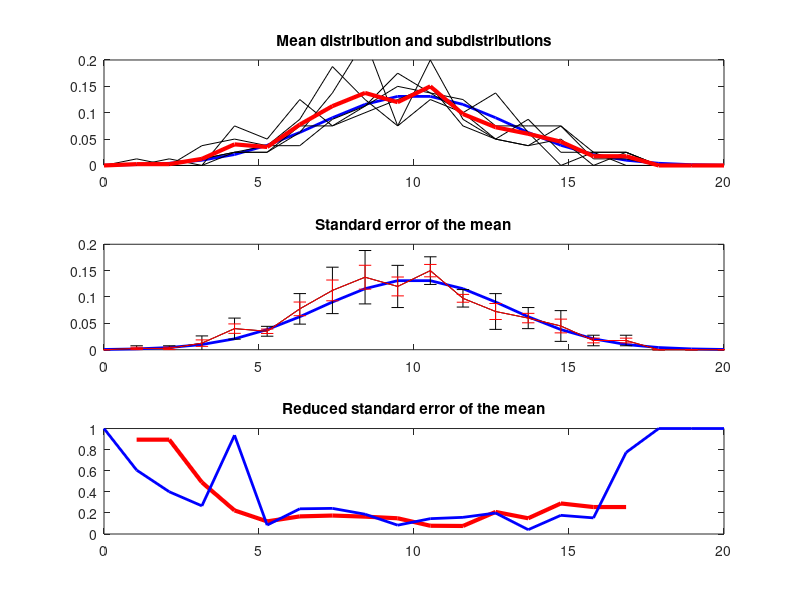

The MATLAB script that drew this image:
function SEM()
  close all;

  % Sample a distribution and calculate a standard error for the accuracy of the estimated probability density. 

  %================================
  % USER INPUT  
  % Settings to create a distribution
  Nsamples=400
  mu=10.0
  sigma=3.0
  distr=zeros(1,Nsamples);
  for i=1:Nsamples
    distr(i)=abs(normrnd(mu,sigma));
  end

  % Settings for binning
  xmin=0;
  xmax=20;
  Nbins=20;

  % Settings for statistical analysis
  Nsplit=5; % In order to define a standard error, the distribution is split in Nsplit subdistributions. It should be checked that the value of Nsplit does not significantly alter the final result. 
  %================================ 


  %================================
  % MAKE HISTOGRAM OF FULL DATA SET
  x=linspace(xmin,xmax,Nbins);
  P=getProbabilityDensity(distr,  x);
  %================================


  %================================
  % GET STATISTICS
  % Split distribution in subdistributions (stored in 2D array)
  distr_random_permutation=distr(randperm(Nsamples)); 

  Nsubsamples=Nsamples/Nsplit;
  dist2D=zeros(Nsplit, Nsubsamples);
  for i=1:Nsplit
    dist2D(i, :) = distr_random_permutation((1+(i-1)*Nsubsamples):(i*Nsubsamples));
  end

  % Get normalised histograms of the 2D array
  Psub=zeros(Nsplit, Nbins);
  for i=1:Nsplit
    Psub(i, :) = getProbabilityDensity(dist2D(i, :),  x);
  end

  % Determine standard deviation (value depends on Nsplit!)
  Pstd=zeros(1, Nbins);
  for i=1:Nsplit
    Pstd(1,:) = Pstd(1,:) + (P - Psub(i,:)).^2; 
  end
  Pstd=sqrt(Pstd/Nsplit);

  % Determine standard error of mean (should not strongly depend on Nsplit, for large enough value of Nsplit)
  SEM=Pstd/sqrt(Nsplit);
  %================================


  %================================
  % PLOT RESULTS
  figure
  subplot(3,1,1)
  plot(x, exp(-0.5*( (x-mu)/(sigma) ).^2)/sqrt(2*pi*sigma^2), 'b', 'LineWidth', 2); hold on % Actual distribution
  for i=1:Nsplit
    plot(x, Psub(i, :), 'k'); hold on % Sampled subdistributions
  end
  plot(x, P, 'r', 'LineWidth', 3); hold on % Sampled distribution
  axis([xmin xmax 0 0.2])
  title('Mean distribution and subdistributions')

  subplot(3,1,2)
  plot(x, exp(-0.5*( (x-mu)/(sigma) ).^2)/sqrt(2*pi*sigma^2), 'b', 'LineWidth', 2); hold on % Actual distribution
  errorbar(x, P, Pstd, 'k'); hold on % Standard deviation
  errorbar(x, P, SEM, 'r'); hold on  % Standard error of the mean
  axis([xmin xmax 0 0.2])
  title('Standard error of the mean')

  subplot(3,1,3)
  plot(x, SEM./P, 'r', 'LineWidth', 3); hold on % Estimated error
  plot(x, abs( 1.0-P./(exp(-0.5*( (x-mu)/(sigma) ).^2)/sqrt(2*pi*sigma^2)) ), 'b', 'LineWidth', 2)   % Actual residual
  axis([xmin xmax 0 1])
  title('Reduced standard error of the mean')
  %================================
end


function P=getProbabilityDensity(distr,  x)
  Nsamples=length(distr);

  % Define bins
  if(length(x)==1)
    Nbins=x;
    xmin=min(distr);
    xmax=max(distr);
  else
    Nbins=length(x);
    xmin=min(x);
    xmax=max(x);
  end

  % Do binning
  P=zeros(1,Nbins);
  for i=1:Nsamples
    index = 1+round(  (Nbins-1)*(distr(i)-xmin)/(xmax-xmin)  );

    if(index<1)
      index=1;
    end
    if(index>Nbins)
      index=Nbins;
    end
    P(index)=P(index)+1;
  end
  
  % normalise
  P=P/Nsamples;
end
